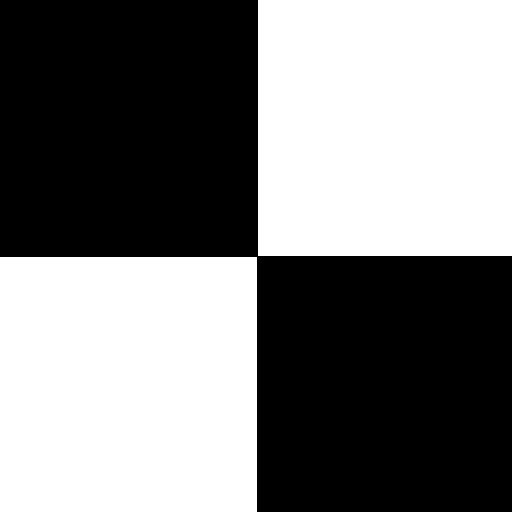
%> input picture ch5/Fig0315(a)(original_test_pattern).tif, 512 x 512 px
$ octave test.m   (GNU Octave 9; MATLAB toolbox functions it lacks are replaced by stand-ins)
%> lines starting %> are read from the running program, lines starting %| are printed output that depends on the picture; in (x1, y1, x2, y2) boxes, pixels count from 0 and x2, y2 are one past the last pixel; in counts of white or black regions, pixels touching at a corner belong together; the program's own positions count from 1
### ch5/paddedsize.m
function PQ = paddedsize(AB, CD, PARAM)
%PADDEDSIZE Computes padded sizes useful for FFT-based filtering.
% PQ = PADDEDSIZE(AB), where AB is a two-element size vector, computes the
% two-element size vecter PQ = 2*AB.
%
% PQ = PADDEDSIZE(AB, 'PWR2') computes the vector PQ such that PQ(1) =
% PQ(2) = 2^nextpow2(2*m), where m is MAX(AB).
%
% PQ = PADDEDSIZE(AB, CD), where AB and CD are two-element size vectors,
% computes the two-element size vector PQ. The elements of PQ are the
% smallest even integers greater than or equal to AB + CD -1.
%
% PQ = PADDEDSIZE(AB, CD, 'PWR2') computes the vector PQ such that PQ(1) =
% PQ(2) = 2^nextpow2(2*m), where m is MAX([AB CD]).
%
% Function rewritten from Gonzalez, Woods, Eddins; Digital Image Processing using Matlab
% Prentice Hall, 2004
if nargin ==1
      PQ = 2*AB;
elseif nargin == 2 & ~ischar(CD)
      PQ = AB +CD -1;
      PQ = 2*ceil(PQ/2);
elseif nargin ==2
      m= max(AB); %Maximum dimension
      %Find power-of-2 at least twice m.
  P = 2^nextpow2(2*m);
  PQ = [P, P];
elseif nargin == 3
      m=max([AB CD]); % Maximum dimension.
      P = 2^nextpow2(2*m);
      PQ = [P, P];
else
      error('Wrong number of inputs')
end

### ch5/dftuv.m
function [U, V] = dftuv(M, N)
%DFTUV Computes meshgrid frequency matrices.
%   [U, V] = DFTUV(M, N) computes meshgrid frequency matrices U and
%   V.  U and V are useful for computing frequency-domain filter
%   functions that can be used with DFTFILT.  U and V are both
%   M-by-N.

%   Copyright 2002-2004 R. C. Gonzalez, R. E. Woods, & S. L. Eddins
%   Digital Image Processing Using MATLAB, Prentice-Hall, 2004
%   $Revision: 1.3 $  $Date: 2003/04/16 22:30:34 $

% Set up range of variables.
u = 0:(M - 1);
v = 0:(N - 1);

% Compute the indices for use in meshgrid.
idx = find(u > M/2);
u(idx) = u(idx) - M;
idy = find(v > N/2);
v(idy) = v(idy) - N;

% Compute the meshgrid arrays.
[V, U] = meshgrid(v, u);

### ch5/dftfilt.m
function g=dftfilt(f,H)
%DFTFILT Performs frequency domain filtering.
%   G=DFTFILT(F,H) filters F in the frequency domain using the
%   filter transfer function H. The output, G, is the filtered
%   image, which has the same size as F. DFTFILT automatically pads
%   F to be the same size as H. Function PADDEDSIZE can be used
%   to determine an appropriate size for H.
%
%   DFTFILT assumes that F is real and that H is a real, uncentered,
%   circularly-symmetric filter function.

%Obtain the FFT of the padded input.
F=fft2(f,size(H,1),size(H,2));

%Perform filtering.
g=real(ifft2(H.*F));

%Crop to original size.
g=g(1:size(f,1),1:size(f,2));

### ch5/test.m
f = imread('Fig0315(a)(original_test_pattern).tif');
%> f is the input picture: size 512x512 uint8; values 0 (black) and 250 (white), 49.8% white; 2 white regions, box (x1, y1, x2, y2) and area: (0, 257, 257, 512) 65535, (258, 0, 512, 256) 65024
% f = rgb2gray(I);
PQ=paddedsize(size(f));
%> PQ = [1024 1024]
[U V]=dftuv(PQ(1),PQ(2));
D0=0.05*PQ(2);
%> D0 = 51.2
F=fft2(f,PQ(1),PQ(2));
H=exp(-(U.^2+V.^2)/(2*(D0^2)));
figure,mesh(H)
%> after `mesh(H)`:
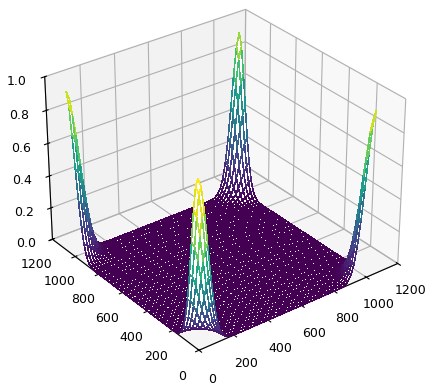
%> figure redrawn from the program's plot data
g=dftfilt(f,H);
%> in dftfilt, `g=real(ifft2(H.*F));`:
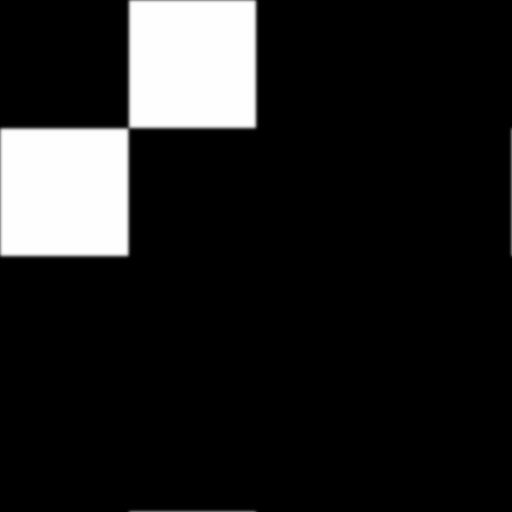
%> g: size 1024x1024 double (shown at 1/2 size); min -1.21e-13, max 250, mean 31.1; drawn with min black and max white
%> in dftfilt, `g=g(1:size(f,1),1:size(f,2));`:
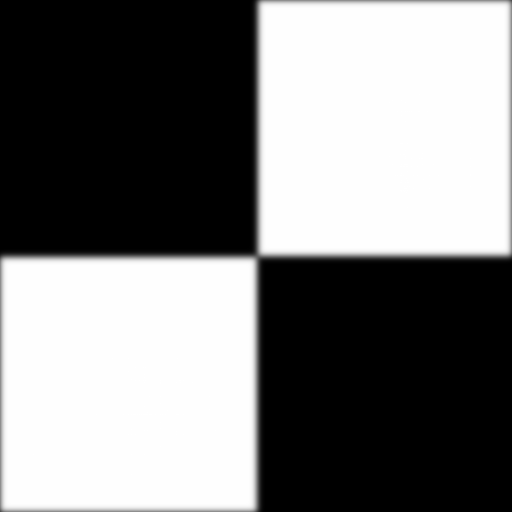
%> g: size 512x512 double; min -9.95e-14, max 250, mean 123.3; drawn with min black and max white
figure,imshow(g,[]);
